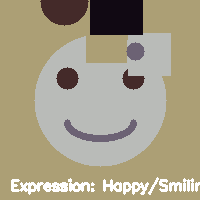
#> input picture face_art_1744219540.png, 200 x 200 px, given in place of the camera
$ jupyter execute model_training.ipynb
#> lines starting #> are read from the running program, lines starting #| are printed output that depends on the picture
[cell 1]
import cv2
import numpy as np
from sklearn.cluster import KMeans
import colorsys
import time

[cell 2]
# [35 lines left out: function get_dominant_colors, not called in this run]

[cell 3]
# [51 lines left out: function get_mood, not called in this run]

[cell 4]
def create_palette_image(colors_with_percentages, height=50):
    """Creates an image displaying color blocks based on percentages."""
    if not colors_with_percentages:
        return np.zeros((height, 300, 3), dtype=np.uint8)

    total_width = 300 # Fixed width for the palette bar
    palette = np.zeros((height, total_width, 3), dtype=np.uint8)
    current_x = 0
    for color, percentage in colors_with_percentages:
        block_width = int(percentage * total_width)
        if block_width <= 0 and percentage > 0: # Ensure even small percentages get at least 1 pixel
             block_width = 1

        end_x = current_x + block_width
        # Ensure we don't exceed total_width due to rounding
        if end_x > total_width:
            end_x = total_width
            block_width = total_width - current_x
            if block_width < 0:
                block_width = 0

        if block_width > 0:
             palette[:, current_x:end_x] = color # color is already BGR
        current_x = end_x

    # Fill any remaining space due to rounding errors with the last color
    if current_x < total_width and colors_with_percentages:
        last_color = colors_with_percentages[-1][0]
        palette[:, current_x:total_width] = last_color

    return palette

[cell 5]
def create_abstract_art(colors_with_percentages, height=200, width=300):
    """Generates simple abstract art (stripes/blocks) based on the color palette."""
    if not colors_with_percentages:
        return np.zeros((height, width, 3), dtype=np.uint8)

    art_image = np.zeros((height, width, 3), dtype=np.uint8)
    num_colors = len(colors_with_percentages)

    # Simple vertical stripes weighted by percentage
    current_x = 0
    for color, percentage in colors_with_percentages:
        stripe_width = int(percentage * width)
        if stripe_width <= 0 and percentage > 0:
            stripe_width = 1

        end_x = current_x + stripe_width
        if end_x > width:
            end_x = width
            stripe_width = width - current_x
            if stripe_width < 0:
                stripe_width = 0

        if stripe_width > 0:
            art_image[:, current_x:end_x] = color
        current_x = end_x

    # Fill remaining space
    if current_x < width and colors_with_percentages:
        last_color = colors_with_percentages[-1][0]
        art_image[:, current_x:width] = last_color

    return art_image

[cell 6]
# --- Configuration / Hyperparameters ---
NUM_CLUSTERS = 5 # K for K-Means (Hyperparameter)
WEBCAM_INDEX = 0
FRAME_WIDTH = 640
FRAME_HEIGHT = 480
ANALYSIS_INTERVAL = 0.5 # Seconds between analyses to reduce load
SHOW_ABSTRACT_ART = True # Optional feature flag

# --- Initialization ---
cap = cv2.VideoCapture(WEBCAM_INDEX)
cap.set(cv2.CAP_PROP_FRAME_WIDTH, FRAME_WIDTH)
cap.set(cv2.CAP_PROP_FRAME_HEIGHT, FRAME_HEIGHT)

if not cap.isOpened():
    print(f"Error: Could not open webcam index {WEBCAM_INDEX}.")
    # In a notebook, we might just stop here or raise an error
    # For this example, we'll let the loop handle the error display

last_analysis_time = time.time()
dominant_colors_cache = []
mood_cache = "Initializing..."
palette_img_cache = create_palette_image([])
art_img_cache = create_abstract_art([]) if SHOW_ABSTRACT_ART else None

# --- Main Loop ---
while True:
    ret, frame = cap.read()
#> frame is the input picture: shape (200, 200, 3); mean B, G, R 134.4, 157.8, 166.1
    if not ret:
        print("Error: Failed to capture frame.")
        # Display a black screen or error message if capture fails
        frame = np.zeros((FRAME_HEIGHT, FRAME_WIDTH, 3), dtype=np.uint8)
        cv2.putText(frame, "Webcam Error", (50, FRAME_HEIGHT // 2),
                    cv2.FONT_HERSHEY_SIMPLEX, 1, (0, 0, 255), 2, cv2.LINE_AA)
        # No analysis possible if frame capture fails
        dominant_colors_cache = []
        mood_cache = "Webcam Error"
        palette_img_cache = create_palette_image([])
        if SHOW_ABSTRACT_ART:
             art_img_cache = create_abstract_art([])
        # Still try to display something
        # break # Option to exit loop on error
    else:
        current_time = time.time()
        # --- Model Training (K-Means Fit) & Evaluation (Visual) ---
        if current_time - last_analysis_time >= ANALYSIS_INTERVAL:
            dominant_colors_cache = get_dominant_colors(frame, k=NUM_CLUSTERS)
            mood_cache = get_mood(dominant_colors_cache)
            palette_img_cache = create_palette_image(dominant_colors_cache)
            if SHOW_ABSTRACT_ART:
                art_img_cache = create_abstract_art(dominant_colors_cache)
            last_analysis_time = current_time

    # --- Results Visualization ---
    # Create combined output frame
    display_height = frame.shape[0]
#> display_height = 200
    display_width = frame.shape[1]
#> display_width = 200
    info_height = 100 # Height for palette and mood text
    art_height = 200 if SHOW_ABSTRACT_ART else 0
    art_width = 300 if SHOW_ABSTRACT_ART else 0

    # Ensure palette image matches expected width for display concatenation
    palette_display_width = display_width // 2 # Example: half width for palette
#> palette_display_width = 100
    resized_palette = cv2.resize(palette_img_cache, (palette_display_width, info_height // 2), interpolation=cv2.INTER_NEAREST)
#> palette_img_cache: shape (50, 300, 3); every value is 0

    # Create info panel
    info_panel = np.zeros((info_height, display_width, 3), dtype=np.uint8)
    info_panel[0:resized_palette.shape[0], 0:resized_palette.shape[1]] = resized_palette
#> info_panel: shape (100, 200, 3); every value is 0
    cv2.putText(info_panel, f"Mood: {mood_cache}", (10, resized_palette.shape[0] + 30),
                cv2.FONT_HERSHEY_SIMPLEX, 0.7, (255, 255, 255), 2, cv2.LINE_AA)
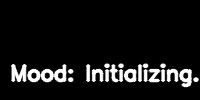
#> info_panel: shape (100, 200, 3); min 0, max 255, mean 20.6

    # Combine frame and info panel
    combined_frame = cv2.vconcat([frame, info_panel])
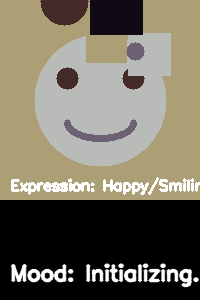
#> combined_frame: shape (300, 200, 3); mean B, G, R 96.5, 112.1, 117.6

    # Display main window
    cv2.imshow('ChromaMood - Live Feed & Analysis', combined_frame)

    # Display optional abstract art window
    if SHOW_ABSTRACT_ART and art_img_cache is not None:
        cv2.imshow('ChromaMood - Abstract Art', art_img_cache)

    # Exit condition
    if cv2.waitKey(1) & 0xFF == ord('q'):
#> (key q is pressed here)
        break

# --- Cleanup ---
cap.release()
cv2.destroyAllWindows()

# In a Jupyter notebook, cv2.imshow might not work as expected.
# You might need to use alternative display methods like matplotlib or ipywidgets
# if running directly within the notebook environment without a separate window manager.
# However, the request asks for standard code, and cv2.imshow is standard for OpenCV apps.
# For notebook-native display, consider:
# from IPython.display import display, Image
# import io
# def display_cv_image(img, format='.jpeg'):
#     _, buf = cv2.imencode(format, img)
#     display(Image(data=buf.tobytes()))
# # Then call display_cv_image(combined_frame) inside the loop instead of cv2.imshow
# # This requires careful handling of the loop and updates within the notebook cell.
